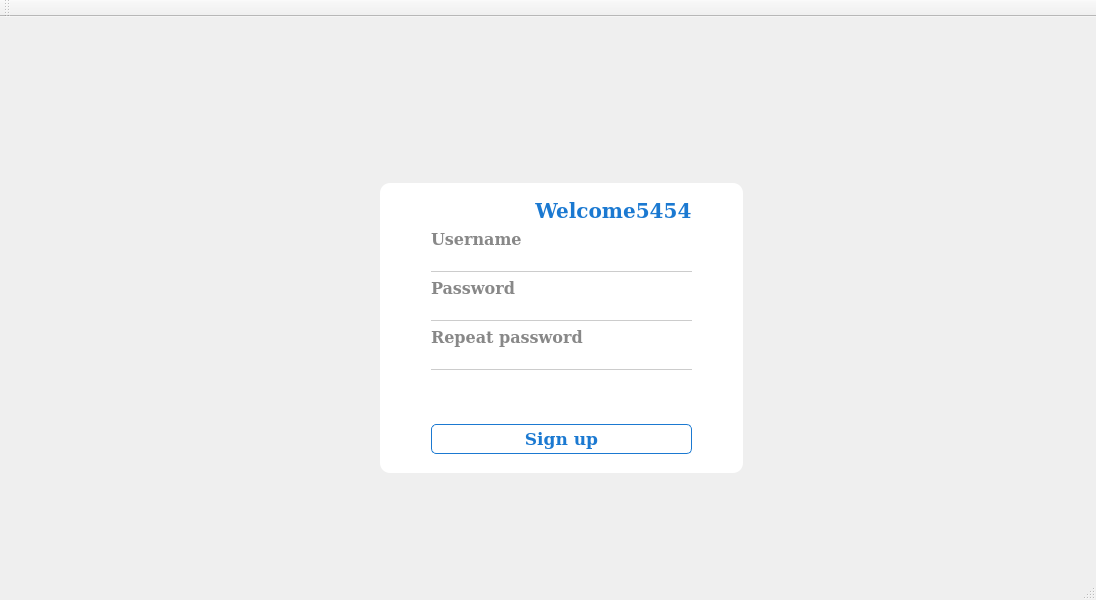
<?xml version="1.0" encoding="UTF-8"?>
<ui version="4.0">
 <class>MainUI</class>
 <widget class="QMainWindow" name="MainUI">
  <property name="geometry">
   <rect>
    <x>0</x>
    <y>0</y>
    <width>1096</width>
    <height>600</height>
   </rect>
  </property>
  <property name="windowTitle">
   <string>Sign up</string>
  </property>
  <property name="windowOpacity">
   <double>1.000000000000000</double>
  </property>
  <property name="layoutDirection">
   <enum>Qt::LeftToRight</enum>
  </property>
  <property name="styleSheet">
   <string notr="true">/*Background image*/
QMainWindow{
	border-image: url(/home/jets/Desktop/ALPR/ALPR_UI/images/signup.jpg);
}

/*white widget*/
#widget_2{
	border-radius: 10px;
}

QLabel{
	color: #888888;
}

QLineEdit{
	border: none;
	border-bottom: 1px solid #cccccc;
}

QLineEdit:focus{
	border: none;
	border-bottom: 1px solid rgb(27, 121, 209);
}

QPushButton{
	color: rgb(27, 121, 209);
	border: 1px solid rgb(27, 121, 209);
	border-radius: 5px;
}

</string>
  </property>
  <widget class="QWidget" name="centralWidget">
   <property name="minimumSize">
    <size>
     <width>0</width>
     <height>0</height>
    </size>
   </property>
   <property name="maximumSize">
    <size>
     <width>16777215</width>
     <height>16777215</height>
    </size>
   </property>
   <layout class="QHBoxLayout" name="horizontalLayout">
    <item>
     <widget class="QStackedWidget" name="stackedWidget">
      <widget class="QWidget" name="SignUp">
       <property name="layoutDirection">
        <enum>Qt::LeftToRight</enum>
       </property>
       <widget class="QWidget" name="CenterWidget" native="true">
        <property name="geometry">
         <rect>
          <x>200</x>
          <y>50</y>
          <width>700</width>
          <height>500</height>
         </rect>
        </property>
        <property name="minimumSize">
         <size>
          <width>0</width>
          <height>0</height>
         </size>
        </property>
        <layout class="QGridLayout" name="gridLayout_3">
         <item row="1" column="1">
          <widget class="QWidget" name="widget_2" native="true">
           <property name="minimumSize">
            <size>
             <width>250</width>
             <height>280</height>
            </size>
           </property>
           <property name="font">
            <font>
             <kerning>false</kerning>
            </font>
           </property>
           <property name="layoutDirection">
            <enum>Qt::LeftToRight</enum>
           </property>
           <property name="styleSheet">
            <string notr="true">background-color: rgb(255, 255, 255);</string>
           </property>
           <layout class="QGridLayout" name="gridLayout_2">
            <item row="0" column="1">
             <spacer name="verticalSpacer">
              <property name="orientation">
               <enum>Qt::Vertical</enum>
              </property>
              <property name="sizeHint" stdset="0">
               <size>
                <width>20</width>
                <height>5</height>
               </size>
              </property>
             </spacer>
            </item>
            <item row="1" column="0">
             <spacer name="horizontalSpacer">
              <property name="orientation">
               <enum>Qt::Horizontal</enum>
              </property>
              <property name="sizeHint" stdset="0">
               <size>
                <width>40</width>
                <height>20</height>
               </size>
              </property>
             </spacer>
            </item>
            <item row="1" column="1">
             <layout class="QVBoxLayout" name="verticalLayout_2">
              <property name="spacing">
               <number>20</number>
              </property>
              <property name="bottomMargin">
               <number>0</number>
              </property>
              <item>
               <layout class="QVBoxLayout" name="verticalLayout" stretch="0,0,0,0,0,0,0">
                <property name="spacing">
                 <number>6</number>
                </property>
                <item>
                 <widget class="QLabel" name="Welcome">
                  <property name="sizePolicy">
                   <sizepolicy hsizetype="Preferred" vsizetype="Preferred">
                    <horstretch>0</horstretch>
                    <verstretch>0</verstretch>
                   </sizepolicy>
                  </property>
                  <property name="font">
                   <font>
                    <family>DejaVu Serif</family>
                    <pointsize>15</pointsize>
                    <weight>75</weight>
                    <bold>true</bold>
                   </font>
                  </property>
                  <property name="styleSheet">
                   <string notr="true">color: rgb(27, 121, 209);</string>
                  </property>
                  <property name="text">
                   <string>               Welcome5454</string>
                  </property>
                 </widget>
                </item>
                <item>
                 <widget class="QLabel" name="Username_label">
                  <property name="font">
                   <font>
                    <family>DejaVu Serif</family>
                    <pointsize>12</pointsize>
                    <weight>75</weight>
                    <bold>true</bold>
                   </font>
                  </property>
                  <property name="text">
                   <string>Username</string>
                  </property>
                 </widget>
                </item>
                <item>
                 <widget class="QLineEdit" name="Username_input">
                  <property name="minimumSize">
                   <size>
                    <width>200</width>
                    <height>0</height>
                   </size>
                  </property>
                 </widget>
                </item>
                <item>
                 <widget class="QLabel" name="Password_label">
                  <property name="font">
                   <font>
                    <family>DejaVu Serif</family>
                    <pointsize>12</pointsize>
                    <weight>75</weight>
                    <bold>true</bold>
                   </font>
                  </property>
                  <property name="text">
                   <string>Password</string>
                  </property>
                 </widget>
                </item>
                <item>
                 <widget class="QLineEdit" name="Password_input">
                  <property name="minimumSize">
                   <size>
                    <width>200</width>
                    <height>0</height>
                   </size>
                  </property>
                  <property name="echoMode">
                   <enum>QLineEdit::Password</enum>
                  </property>
                 </widget>
                </item>
                <item>
                 <widget class="QLabel" name="Password2_label">
                  <property name="font">
                   <font>
                    <family>DejaVu Serif</family>
                    <pointsize>12</pointsize>
                    <weight>75</weight>
                    <bold>true</bold>
                   </font>
                  </property>
                  <property name="text">
                   <string>Repeat password</string>
                  </property>
                  <property name="textFormat">
                   <enum>Qt::RichText</enum>
                  </property>
                  <property name="margin">
                   <number>0</number>
                  </property>
                 </widget>
                </item>
                <item>
                 <widget class="QLineEdit" name="Password2_input">
                  <property name="minimumSize">
                   <size>
                    <width>200</width>
                    <height>0</height>
                   </size>
                  </property>
                  <property name="styleSheet">
                   <string notr="true"/>
                  </property>
                  <property name="echoMode">
                   <enum>QLineEdit::Password</enum>
                  </property>
                 </widget>
                </item>
               </layout>
              </item>
              <item>
               <widget class="QLabel" name="Password_mismatch">
                <property name="styleSheet">
                 <string notr="true">color: red;</string>
                </property>
                <property name="text">
                 <string/>
                </property>
                <property name="margin">
                 <number>0</number>
                </property>
               </widget>
              </item>
              <item>
               <widget class="QPushButton" name="SignUp_button">
                <property name="minimumSize">
                 <size>
                  <width>0</width>
                  <height>30</height>
                 </size>
                </property>
                <property name="font">
                 <font>
                  <family>DejaVu Serif</family>
                  <pointsize>13</pointsize>
                  <weight>75</weight>
                  <bold>true</bold>
                  <stylestrategy>PreferAntialias</stylestrategy>
                  <kerning>true</kerning>
                 </font>
                </property>
                <property name="cursor">
                 <cursorShape>PointingHandCursor</cursorShape>
                </property>
                <property name="autoFillBackground">
                 <bool>false</bool>
                </property>
                <property name="styleSheet">
                 <string notr="true">QPushButton:hover:pressed{
	background-color: rgb(27, 121, 209);
	color: #fff;
}

QPushButton:hover{
	background-color: #74A3EC;
	color: #fff;
}</string>
                </property>
                <property name="text">
                 <string>Sign up</string>
                </property>
                <property name="autoDefault">
                 <bool>false</bool>
                </property>
                <property name="default">
                 <bool>false</bool>
                </property>
               </widget>
              </item>
             </layout>
            </item>
            <item row="1" column="2">
             <spacer name="horizontalSpacer_2">
              <property name="orientation">
               <enum>Qt::Horizontal</enum>
              </property>
              <property name="sizeHint" stdset="0">
               <size>
                <width>40</width>
                <height>20</height>
               </size>
              </property>
             </spacer>
            </item>
            <item row="2" column="1">
             <spacer name="verticalSpacer_2">
              <property name="orientation">
               <enum>Qt::Vertical</enum>
              </property>
              <property name="sizeHint" stdset="0">
               <size>
                <width>20</width>
                <height>8</height>
               </size>
              </property>
             </spacer>
            </item>
           </layout>
          </widget>
         </item>
         <item row="1" column="2">
          <spacer name="horizontalSpacer_4">
           <property name="orientation">
            <enum>Qt::Horizontal</enum>
           </property>
           <property name="sizeHint" stdset="0">
            <size>
             <width>149</width>
             <height>20</height>
            </size>
           </property>
          </spacer>
         </item>
         <item row="2" column="1">
          <spacer name="verticalSpacer_4">
           <property name="orientation">
            <enum>Qt::Vertical</enum>
           </property>
           <property name="sizeHint" stdset="0">
            <size>
             <width>20</width>
             <height>49</height>
            </size>
           </property>
          </spacer>
         </item>
         <item row="1" column="0">
          <spacer name="horizontalSpacer_3">
           <property name="orientation">
            <enum>Qt::Horizontal</enum>
           </property>
           <property name="sizeHint" stdset="0">
            <size>
             <width>149</width>
             <height>20</height>
            </size>
           </property>
          </spacer>
         </item>
         <item row="0" column="1">
          <spacer name="verticalSpacer_3">
           <property name="orientation">
            <enum>Qt::Vertical</enum>
           </property>
           <property name="sizeHint" stdset="0">
            <size>
             <width>20</width>
             <height>49</height>
            </size>
           </property>
          </spacer>
         </item>
        </layout>
       </widget>
      </widget>
      <widget class="QWidget" name="CamerView">
       <widget class="QWidget" name="widget" native="true">
        <property name="geometry">
         <rect>
          <x>9</x>
          <y>-1</y>
          <width>1071</width>
          <height>541</height>
         </rect>
        </property>
       </widget>
      </widget>
     </widget>
    </item>
   </layout>
  </widget>
  <widget class="QToolBar" name="mainToolBar">
   <attribute name="toolBarArea">
    <enum>TopToolBarArea</enum>
   </attribute>
   <attribute name="toolBarBreak">
    <bool>false</bool>
   </attribute>
  </widget>
  <widget class="QStatusBar" name="statusBar"/>
  <widget class="QMenuBar" name="menuBar">
   <property name="geometry">
    <rect>
     <x>0</x>
     <y>0</y>
     <width>1096</width>
     <height>15</height>
    </rect>
   </property>
  </widget>
 </widget>
 <layoutdefault spacing="6" margin="11"/>
 <resources/>
 <connections/>
</ui>
